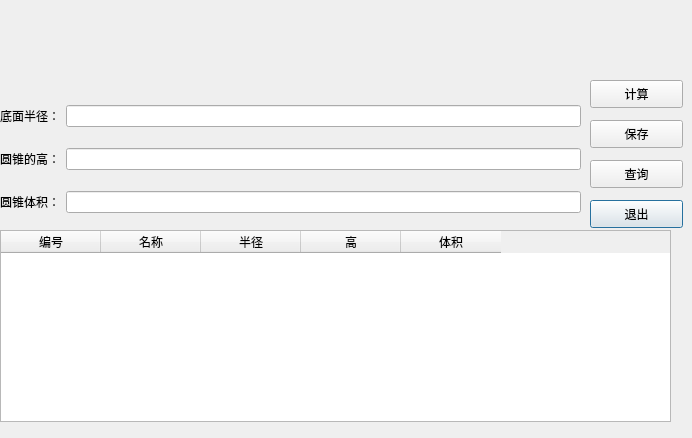
<?xml version="1.0" encoding="UTF-8"?>
<ui version="4.0">
 <class>conoidialog</class>
 <widget class="QDialog" name="conoidialog">
  <property name="geometry">
   <rect>
    <x>0</x>
    <y>0</y>
    <width>692</width>
    <height>438</height>
   </rect>
  </property>
  <property name="windowTitle">
   <string>圆锥体积计算</string>
  </property>
  <widget class="QPushButton" name="pushButton_2">
   <property name="geometry">
    <rect>
     <x>590</x>
     <y>200</y>
     <width>93</width>
     <height>28</height>
    </rect>
   </property>
   <property name="text">
    <string>退出</string>
   </property>
  </widget>
  <widget class="QTableWidget" name="conoidTbWidget">
   <property name="geometry">
    <rect>
     <x>0</x>
     <y>230</y>
     <width>671</width>
     <height>192</height>
    </rect>
   </property>
   <column>
    <property name="text">
     <string>编号</string>
    </property>
   </column>
   <column>
    <property name="text">
     <string>名称</string>
    </property>
   </column>
   <column>
    <property name="text">
     <string>半径</string>
    </property>
   </column>
   <column>
    <property name="text">
     <string>高</string>
    </property>
   </column>
   <column>
    <property name="text">
     <string>体积</string>
    </property>
   </column>
  </widget>
  <widget class="QPushButton" name="pushButton">
   <property name="geometry">
    <rect>
     <x>590</x>
     <y>80</y>
     <width>93</width>
     <height>28</height>
    </rect>
   </property>
   <property name="text">
    <string>计算</string>
   </property>
  </widget>
  <widget class="QPushButton" name="saveButton">
   <property name="geometry">
    <rect>
     <x>590</x>
     <y>120</y>
     <width>93</width>
     <height>28</height>
    </rect>
   </property>
   <property name="text">
    <string>保存</string>
   </property>
  </widget>
  <widget class="QPushButton" name="lookButton">
   <property name="geometry">
    <rect>
     <x>590</x>
     <y>160</y>
     <width>93</width>
     <height>28</height>
    </rect>
   </property>
   <property name="text">
    <string>查询</string>
   </property>
  </widget>
  <widget class="QWidget" name="layoutWidget">
   <property name="geometry">
    <rect>
     <x>0</x>
     <y>90</y>
     <width>581</width>
     <height>141</height>
    </rect>
   </property>
   <layout class="QGridLayout" name="gridLayout">
    <item row="0" column="0">
     <widget class="QLabel" name="label">
      <property name="text">
       <string>底面半径：</string>
      </property>
     </widget>
    </item>
    <item row="0" column="1">
     <widget class="QLineEdit" name="radiusEdit"/>
    </item>
    <item row="1" column="0">
     <widget class="QLabel" name="label_3">
      <property name="text">
       <string>圆锥的高：</string>
      </property>
     </widget>
    </item>
    <item row="1" column="1">
     <widget class="QLineEdit" name="heightEdit"/>
    </item>
    <item row="2" column="0">
     <widget class="QLabel" name="label_2">
      <property name="text">
       <string>圆锥体积：</string>
      </property>
     </widget>
    </item>
    <item row="2" column="1">
     <widget class="QLineEdit" name="volumeEdit"/>
    </item>
   </layout>
  </widget>
  <widget class="QLabel" name="label_4">
   <property name="geometry">
    <rect>
     <x>11</x>
     <y>4</y>
     <width>71</width>
     <height>91</height>
    </rect>
   </property>
   <property name="styleSheet">
    <string notr="true">image: url(:/iocFile/images/cone.jpg);</string>
   </property>
   <property name="text">
    <string/>
   </property>
  </widget>
 </widget>
 <resources/>
 <connections/>
</ui>
